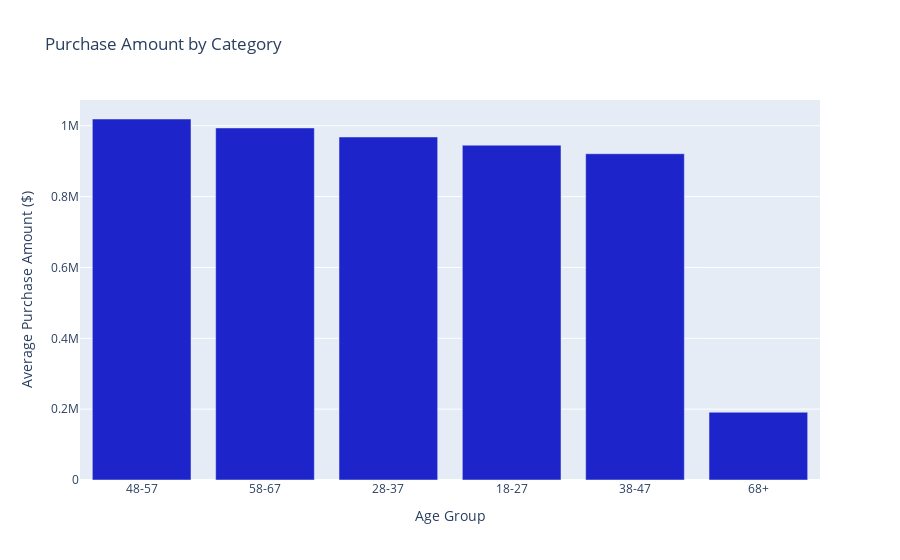

Notebook source saved alongside this figure:
### Code cell
fig = px.bar( 
    data_frame = q2_df,
    x = 'Age Group',
    y = "Average Purchase Amount ($)",
    orientation = "v",
    color_discrete_sequence=['#1D24CA'],
    title = "Purchase Amount by Category"
)

fig.show()

### Figure 1 — Plotly figure (JSON) as saved in the notebook; plotly's stock layout.template omitted (floating-point values rounded to 4 significant figures)
{"data": [{"alignmentgroup": "True", "hovertemplate": "Age Group=%{x}<br>Average Purchase Amount ($)=%{y}<extra></extra>", "legendgroup": "", "marker": {"color": "#1D24CA", "pattern": {"shape": ""}}, "name": "", "offsetgroup": "", "orientation": "v", "showlegend": false, "textposition": "auto", "type": "bar", "x": ["48-57", "58-67", "28-37", "18-27", "38-47", "68+"], "xaxis": "x", "y": [1019000.0, 993900.0, 968300.0, 945200.0, 921100.0, 191300.0], "yaxis": "y"}], "layout": {"autosize": true, "barmode": "relative", "legend": {"tracegroupgap": 0}, "title": {"text": "Purchase Amount by Category"}, "xaxis": {"anchor": "y", "autorange": true, "domain": [0, 1], "range": [-0.5, 5.5], "title": {"text": "Age Group"}, "type": "category"}, "yaxis": {"anchor": "x", "autorange": true, "domain": [0, 1], "range": [0, 1073000.0], "title": {"text": "Average Purchase Amount ($)"}, "type": "linear"}}}
